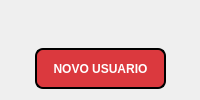
      <widget class="QWidget" name="home">
       <layout class="QVBoxLayout" name="verticalLayout_31">
        <item>
         <layout class="QVBoxLayout" name="verticalLayout_30">
          <item>
           <widget class="QLabel" name="label">
            <property name="text">
             <string/>
            </property>
            <property name="pixmap">
             <pixmap>logo2.png</pixmap>
            </property>
            <property name="scaledContents">
             <bool>false</bool>
            </property>
            <property name="alignment">
             <set>Qt::AlignCenter</set>
            </property>
           </widget>
          </item>
          <item>
           <layout class="QHBoxLayout" name="horizontalLayout_2">
            <item>
             <widget class="QLabel" name="label_15">
              <property name="text">
               <string/>
              </property>
             </widget>
            </item>
            <item>
             <widget class="QPushButton" name="bt_novo_usuario">
              <property name="minimumSize">
               <size>
                <width>131</width>
                <height>41</height>
               </size>
              </property>
              <property name="maximumSize">
               <size>
                <width>131</width>
                <height>41</height>
               </size>
              </property>
              <property name="font">
               <font>
                <weight>75</weight>
                <bold>true</bold>
               </font>
              </property>
              <property name="cursor">
               <cursorShape>PointingHandCursor</cursorShape>
              </property>
              <property name="styleSheet">
               <string notr="true">QPushButton{

background-color: rgb(219, 57, 62);
border-radius: 8px;
color: rgb(255, 255, 255);
border-width: 2px;
border-color: black;
border-style: solid;
display: inline-block;
}

QPushButton:hover{

	
	background-color: rgb(77, 11, 17);
	
	color: rgb(255, 255, 255);

}</string>
              </property>
              <property name="text">
               <string>NOVO USUARIO</string>
              </property>
             </widget>
            </item>
            <item>
             <widget class="QLabel" name="label_16">
              <property name="text">
               <string/>
              </property>
             </widget>
            </item>
           </layout>
          </item>
         </layout>
        </item>
       </layout>
      </widget>
